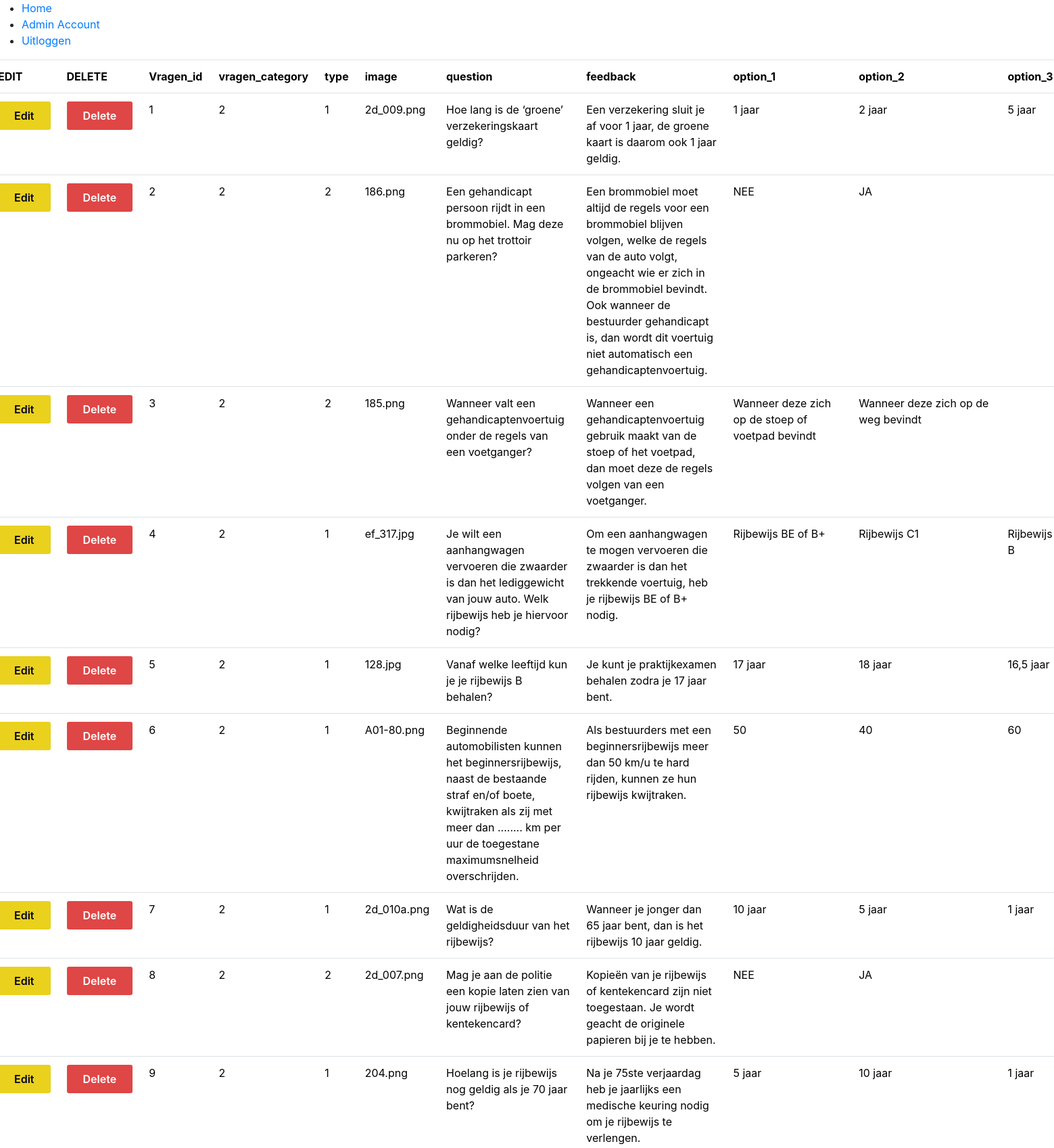
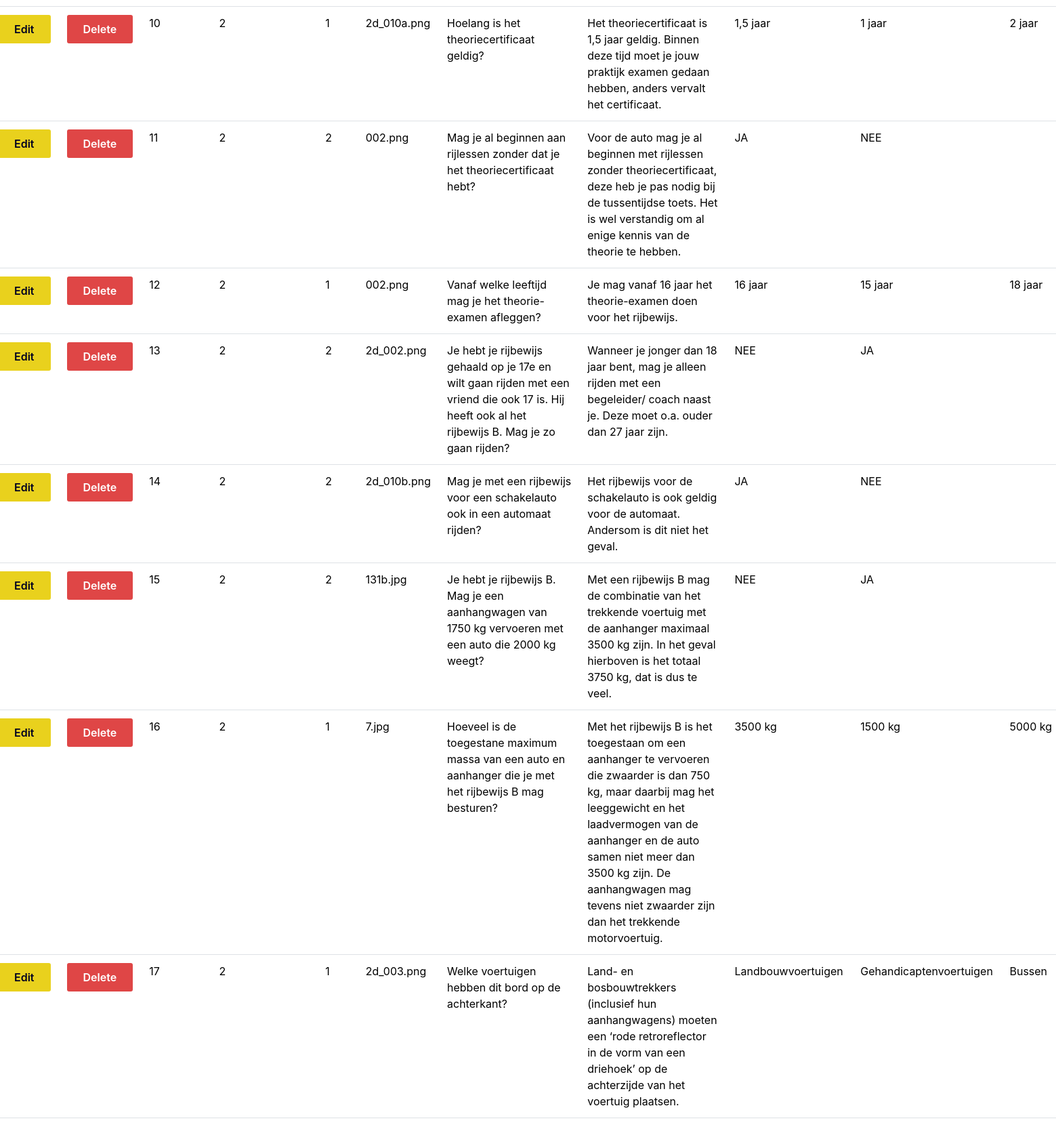
/login/admin/admin_account.php (signed in, upper part), run on the app's committed database (2 pictures, top to bottom).
### tables this page shows
CREATE TABLE `vragen` (
  `vragen_id` int(11) NOT NULL,
  `vragen_category_id` int(11) NOT NULL,
  `type` int(11) NOT NULL,
  `image` varchar(255) NOT NULL,
  `question` text NOT NULL,
  `feedback` text NOT NULL,
  `option_1` varchar(255) NOT NULL,
  `option_2` varchar(255) NOT NULL,
  `option_3` varchar(255) NOT NULL
);

### login/admin/admin_account.php (the view, shortened to what this page needs)
<?php
    include('core/header.php');
?>
    <div class="header">
<head>
    <link rel="stylesheet" href="../assets/css/style.css">
</head>
<div class="row">
<table class="table">
    <tr>
    <th>EDIT</th>
    <th>DELETE</th>
        <th>Vragen_id</th>
        <th>vragen_category</th>
        <th>type</th>
        <th>image</th>
        <th>question</th>
        <th>feedback</th>
        <th>option_1</th>
        <th>option_2</th>
        <th>option_3</th>
    </tr>
    <?php
$sql = "SELECT vragen_id, vragen_category_id, type, image, question, feedback, option_1, option_2, option_3 FROM vragen ORDER BY vragen_id ASC";
$liqry = $con->prepare($sql);
if ($liqry === false) {
    echo mysqli_error($con);
} else {
    $liqry->bind_result($vragen_id, $vragen_category_id, $type, $image, $question, $feedback, $option_1, $option_2, $option_3);
    if ($liqry->execute()) {
        $liqry->store_result();
        while ($liqry->fetch()) {
            ?>
            <tr>
            <td><a href="edit_vraag.php?id=<?php echo $vragen_id; ?>"><button class="button1">Edit</button></a></td>
                <td><a href="delete_vraag.php?id=<?php echo $vragen_id; ?>"><button class="button2">Delete</button></a></td>
                <td><?php echo $vragen_id; ?></td>
                <td><?php echo $vragen_category_id; ?></td>
                <td><?php echo $type; ?></td>
                <td><?php echo $image; ?></td>
                <td><?php echo $question; ?></td>
                <td><?php echo $feedback; ?></td>
                <td><?php echo $option_1; ?></td>
                <td><?php echo $option_2; ?></td>
                <td><?php echo $option_3; ?></td>
            </tr>
            <?php
        }
    }
}
?>
</table>
<?php
    include('../core/footer.php');
?>

### login/admin/core/header.php (shortened to what this page needs)
<!DOCTYPE html>
<html lang="en">
<head>
    <link rel="stylesheet" href="<?= BASEURL;?>assets/css/bootstrap.min.css">
    <link rel="stylesheet" href="<?= BASEURL;?>assets/css/login.css">
    <link rel="stylesheet" href="../../assets/css/style.css">
    <link href="//maxcdn.bootstrapcdn.com/bootstrap/4.1.1/css/bootstrap.min.css" rel="stylesheet" id="bootstrap-css">
</head>
<body>
<nav>
        <ul>
            <li><a href="../../index.php">Home</a></li>
            <?php if (isset($_SESSION['ingelogd']) && $_SESSION['ingelogd'] === true): ?>
                <li><a href="account.php">Account</a></li>
                <li><a href="uitloggen.php">Uitloggen</a></li>
                <?php elseif (isset($_SESSION['admin_ingelogd']) && $_SESSION['admin_ingelogd'] === true): ?>
                    <li><a href="../admin/admin_account.php">Admin Account</a></li>
                    <li><a href="../../login/uitloggen.php">Uitloggen</a></li>
            <?php else: ?>
                <li><a href="login.php">Inloggen</a></li>
            <?php endif; ?>
        </ul>
    </nav>

### login/core/footer.php (shortened to what this page needs)
</body>
</html>

### assets/css/style.css (style rules this page uses)
.button1 { display: inline-block; outline: none; cursor: pointer; font-weight: 600; border-radius: 3px; padding: 12px 24px; border: 0; color: #000021; background: #e9d11d; line-height: 1.15; font-size: 16px; }
.button2 { display: inline-block; outline: none; cursor: pointer; font-weight: 600; border-radius: 3px; padding: 12px 24px; border: 0; color: #ffffff; background: #df4646; line-height: 1.15; font-size: 16px; }

### data on the page
vragen: vragen_id "1", vragen_category "2", type "1", image "2d_009.png", question "Hoe lang is de ‘groene’ verzekeringskaart geldig?", feedback "Een verzekering sluit je af voor 1 jaar, de groene kaart is daarom ook 1 jaar geldig.", option_1 "1 jaar", option_2 "2 jaar", option_3 "5 jaar"
vragen: vragen_id "2", vragen_category "2", type "2", image "186.png", question "Een gehandicapt persoon rijdt in een brommobiel. Mag deze nu op het trottoir parkeren?", feedback "Een brommobiel moet altijd de regels voor een brommobiel blijven volgen, welke de regels van de auto volgt, ongeacht wie er zich in de brommobiel bevindt. Ook wanneer de bestuurder gehandicapt is, dan wordt dit voertuig niet automatisch een gehandicaptenvoertuig.", option_1 "NEE", option_2 "JA"
vragen: vragen_id "3", vragen_category "2", type "2", image "185.png", question "Wanneer valt een gehandicaptenvoertuig onder de regels van een voetganger?", feedback "Wanneer een gehandicaptenvoertuig gebruik maakt van de stoep of het voetpad, dan moet deze de regels volgen van een voetganger.", option_1 "Wanneer deze zich op de stoep of voetpad bevindt", option_2 "Wanneer deze zich op de weg bevindt"
vragen: vragen_id "4", vragen_category "2", type "1", image "ef_317.jpg", question "Je wilt een aanhangwagen vervoeren die zwaarder is dan het lediggewicht van jouw auto. Welk rijbewijs heb je hiervoor nodig?", feedback "Om een aanhangwagen te mogen vervoeren die zwaarder is dan het trekkende voertuig, heb je rijbewijs BE of B+ nodig.", option_1 "Rijbewijs BE of B+", option_2 "Rijbewijs C1", option_3 "Rijbewijs B"
vragen: vragen_id "5", vragen_category "2", type "1", image "128.jpg", question "Vanaf welke leeftijd kun je je rijbewijs B behalen?", feedback "Je kunt je praktijkexamen behalen zodra je 17 jaar bent.", option_1 "17 jaar", option_2 "18 jaar", option_3 "16,5 jaar"
vragen: vragen_id "6", vragen_category "2", type "1", image "A01-80.png", question "Beginnende automobilisten kunnen het beginnersrijbewijs, naast de bestaande straf en/of boete, kwijtraken als zij met meer dan ........ km per uur de toegestane maximumsnelheid overschrijden.", feedback "Als bestuurders met een beginnersrijbewijs meer dan 50 km/u te hard rijden, kunnen ze hun rijbewijs kwijtraken.", option_1 "50", option_2 "40", option_3 "60"
vragen: vragen_id "7", vragen_category "2", type "1", image "2d_010a.png", question "Wat is de geldigheidsduur van het rijbewijs?", feedback "Wanneer je jonger dan 65 jaar bent, dan is het rijbewijs 10 jaar geldig.", option_1 "10 jaar", option_2 "5 jaar", option_3 "1 jaar"
vragen: vragen_id "8", vragen_category "2", type "2", image "2d_007.png", question "Mag je aan de politie een kopie laten zien van jouw rijbewijs of kentekencard?", feedback "Kopieën van je rijbewijs of kentekencard zijn niet toegestaan. Je wordt geacht de originele papieren bij je te hebben.", option_1 "NEE", option_2 "JA"
vragen: vragen_id "9", vragen_category "2", type "1", image "204.png", question "Hoelang is je rijbewijs nog geldig als je 70 jaar bent?", feedback "Na je 75ste verjaardag heb je jaarlijks een medische keuring nodig om je rijbewijs te verlengen.", option_1 "5 jaar", option_2 "10 jaar", option_3 "1 jaar"
vragen: vragen_id "10", vragen_category "2", type "1", image "2d_010a.png", question "Hoelang is het theoriecertificaat geldig?", feedback "Het theoriecertificaat is 1,5 jaar geldig. Binnen deze tijd moet je jouw praktijk examen gedaan hebben, anders vervalt het certificaat.", option_1 "1,5 jaar", option_2 "1 jaar", option_3 "2 jaar"
vragen: vragen_id "11", vragen_category "2", type "2", image "002.png", question "Mag je al beginnen aan rijlessen zonder dat je het theoriecertificaat hebt?", feedback "Voor de auto mag je al beginnen met rijlessen zonder theoriecertificaat, deze heb je pas nodig bij de tussentijdse toets. Het is wel verstandig om al enige kennis van de theorie te hebben.", option_1 "JA", option_2 "NEE"
vragen: vragen_id "12", vragen_category "2", type "1", image "002.png", question "Vanaf welke leeftijd mag je het theorie-examen afleggen?", feedback "Je mag vanaf 16 jaar het theorie-examen doen voor het rijbewijs.", option_1 "16 jaar", option_2 "15 jaar", option_3 "18 jaar"
vragen: vragen_id "13", vragen_category "2", type "2", image "2d_002.png", question "Je hebt je rijbewijs gehaald op je 17e en wilt gaan rijden met een vriend die ook 17 is. Hij heeft ook al het rijbewijs B. Mag je zo gaan rijden?", feedback "Wanneer je jonger dan 18 jaar bent, mag je alleen rijden met een begeleider/ coach naast je. Deze moet o.a. ouder dan 27 jaar zijn.", option_1 "NEE", option_2 "JA"
vragen: vragen_id "14", vragen_category "2", type "2", image "2d_010b.png", question "Mag je met een rijbewijs voor een schakelauto ook in een automaat rijden?", feedback "Het rijbewijs voor de schakelauto is ook geldig voor de automaat. Andersom is dit niet het geval.", option_1 "JA", option_2 "NEE"
vragen: vragen_id "15", vragen_category "2", type "2", image "131b.jpg", question "Je hebt je rijbewijs B. Mag je een aanhangwagen van 1750 kg vervoeren met een auto die 2000 kg weegt?", feedback "Met een rijbewijs B mag de combinatie van het trekkende voertuig met de aanhanger maximaal 3500 kg zijn. In het geval hierboven is het totaal 3750 kg, dat is dus te veel.", option_1 "NEE", option_2 "JA"
vragen: vragen_id "16", vragen_category "2", type "1", image "7.jpg", question "Hoeveel is de toegestane maximum massa van een auto en aanhanger die je met het rijbewijs B mag besturen?", feedback "Met het rijbewijs B is het toegestaan om een aanhanger te vervoeren die zwaarder is dan 750 kg, maar daarbij mag het leeggewicht en het laadvermogen van de aanhanger en de auto samen niet meer dan 3500 kg zijn. De aanhangwagen mag tevens niet zwaarder zijn dan het trekkende motorvoertuig.", option_1 "3500 kg", option_2 "1500 kg", option_3 "5000 kg"
vragen: vragen_id "17", vragen_category "2", type "1", image "2d_003.png", question "Welke voertuigen hebben dit bord op de achterkant?", feedback "Land- en bosbouwtrekkers (inclusief hun aanhangwagens) moeten een ‘rode retroreflector in de vorm van een driehoek’ op de achterzijde van het voertuig plaatsen.", option_1 "Landbouwvoertuigen", option_2 "Gehandicaptenvoertuigen", option_3 "Bussen"
